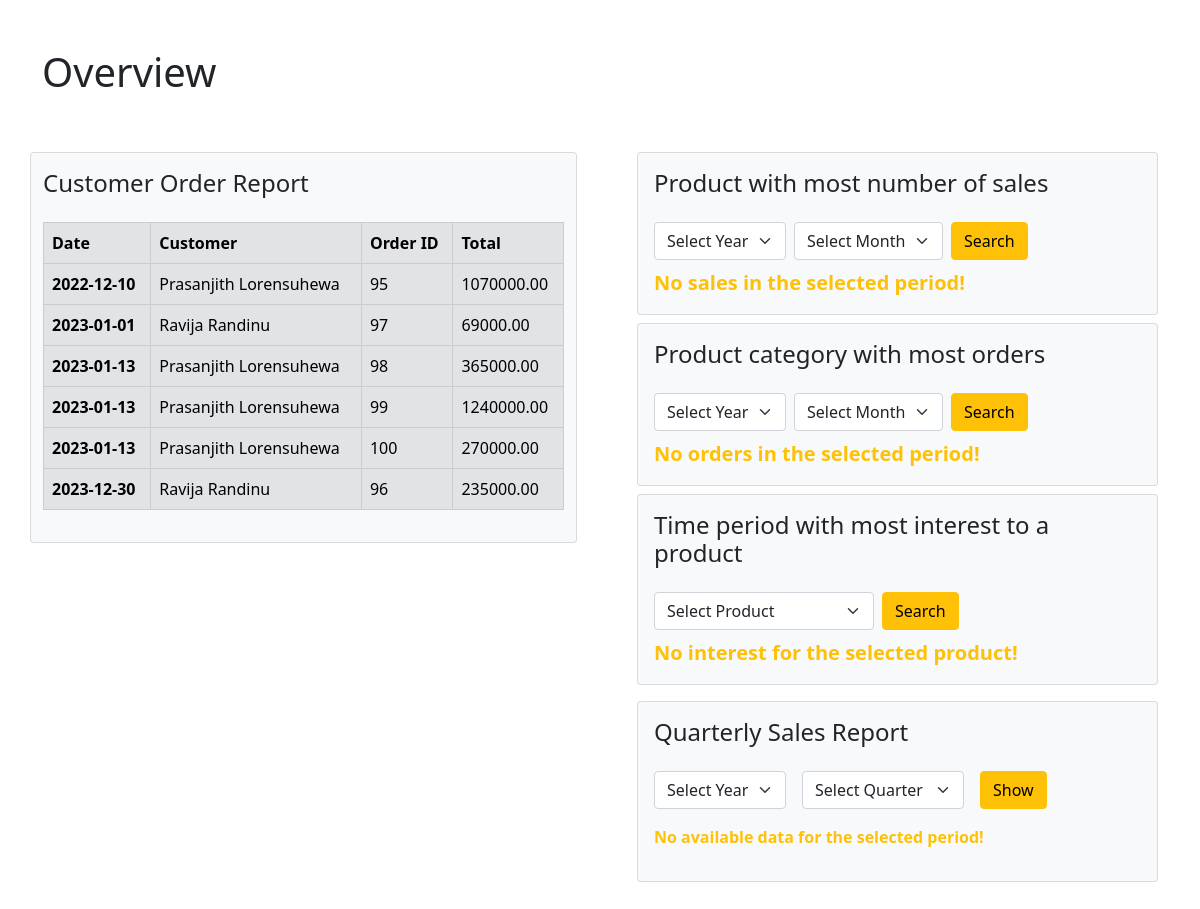
The page /Admin/ReportPage.php on the database its author committed.
### tables this page shows
CREATE TABLE `order` (
  `Order_ID` int NOT NULL AUTO_INCREMENT,
  `Cart_ID` int DEFAULT NULL,
  `Date_Of_Order` date DEFAULT NULL,
  `User_ID` int DEFAULT NULL,
  `Guest_ID` int DEFAULT NULL,
  `Payment_type` varchar(20) DEFAULT NULL,
  `Delivery_type` varchar(20) DEFAULT NULL,
  PRIMARY KEY (`Order_ID`),
  KEY `order_ibfk_1_idx` (`Cart_ID`),
  KEY `order_ibfk_2_idx` (`User_ID`),
  KEY `order_ibfk_3_idx` (`Guest_ID`),
  CONSTRAINT `order_ibfk_1` FOREIGN KEY (`Cart_ID`) REFERENCES `cart` (`Cart_ID`),
  CONSTRAINT `order_ibfk_2` FOREIGN KEY (`User_ID`) REFERENCES `user` (`User_ID`),
  CONSTRAINT `order_ibfk_3` FOREIGN KEY (`Guest_ID`) REFERENCES `guest` (`Guest_ID`)
);

CREATE TABLE `user` (
  `User_ID` int NOT NULL AUTO_INCREMENT,
  `User_Name` varchar(20) DEFAULT NULL,
  `Password` varchar(255) DEFAULT NULL,
  `First_Name` varchar(20) DEFAULT NULL,
  `Last_Name` varchar(20) DEFAULT NULL,
  `Telephone_No` varchar(10) DEFAULT NULL,
  `Street_Address` varchar(50) DEFAULT NULL,
  `City` varchar(20) DEFAULT NULL,
  PRIMARY KEY (`User_ID`)
);

CREATE TABLE `cart` (
  `Cart_ID` int NOT NULL AUTO_INCREMENT,
  `User_ID` int DEFAULT NULL,
  `Guest_ID` int DEFAULT NULL,
  `Total_Value` decimal(10,2) DEFAULT NULL,
  PRIMARY KEY (`Cart_ID`),
  KEY `Guest_ID` (`Guest_ID`),
  KEY `cart_ibfk_2_idx` (`User_ID`),
  CONSTRAINT `cart_ibfk_1` FOREIGN KEY (`Guest_ID`) REFERENCES `guest` (`Guest_ID`),
  CONSTRAINT `cart_ibfk_2` FOREIGN KEY (`User_ID`) REFERENCES `user` (`User_ID`)
);

### Admin/ReportPage.php (the view, shortened to what this page needs)
<?php include('../Database/DatabaseConnection.php'); ?>
<?php
$months = [
  1 => 'January',
  2 => 'February',
  3 => 'March',
  4 => 'April',
  5 => 'May',
  6 => 'June',
  7 => 'July',
  8 => 'August',
  9 => 'September',
  10 => 'October',
  11 => 'November',
  12 => 'December',
];
?>
<?php
$sql = 'SELECT Order_ID,Date_Of_Order,First_Name,Last_Name,Total_Value FROM `order`,`user`,`cart` WHERE `order`.User_ID = `user`.User_ID AND `order`.Cart_ID = `cart`.Cart_ID AND `order`.Guest_ID IS NULL ORDER BY Date_of_Order;';
$result = mysqli_query($adminconnection, $sql);
$customer_order_report = mysqli_fetch_all($result, MYSQLI_ASSOC);
$sql = 'SELECT Product_ID,Title FROM `product`;';
$result = mysqli_query($adminconnection, $sql);
$products = mysqli_fetch_all($result, MYSQLI_ASSOC);
$products_dict = [];
foreach ($products as $product) {
  $products_dict[$product['Product_ID']] = $product['Title'];
}
$show_set = false;
$sales_report  = array();
$sum_Quantity = $sum_Total = 0;
if (empty($sales_report)) {
  $show_set = false;
}
$year1 = $month1 = '';
$search1_set = false;
$sql = $adminconnection->prepare("select Title from product where Product_ID in(
    select Product_ID from product_variant as pv inner join(
    select Variant_ID,sum(Quantity) as q from `cart_item` where Cart_ID in(
    select Cart_ID from `order` where year(Date_Of_Order) = ? and month(Date_Of_Order) = ?
    ) group by Variant_ID order by q desc limit 1)
    as v on pv.Variant_ID = v.Variant_ID);");
$sql->bind_param("ss", $year1, $month1);
$sql->execute();
$result = $sql->get_result();
$product  = $result->fetch_assoc();
if (empty($product)) {
  $search1_set = false;
}
$year2 = $month2 = '';
$search2_set = false;
$sql = $adminconnection->prepare("select Category_Name from `category` as c inner join(
    select Category_ID,sum(Quantity) as q from `cart_item`,`product_variant`,`product`
    where `cart_item`.Variant_ID = `product_variant`.Variant_ID
    and `product_variant`.Product_ID = `product`.Product_ID
    and Cart_ID in(
      select Cart_ID from `order`
        where year(Date_Of_Order) = ? and month(Date_Of_Order) = ?
    ) group by Category_ID order by q desc limit 1)
    as cid on cid.Category_ID = c.Category_ID;");
$sql->bind_param("ss", $year2, $month2);
$sql->execute();
$result = $sql->get_result();
$category  = $result->fetch_assoc();
if (empty($category)) {
  $search2_set = false;
}
$selected_product = '';
$search3_set = false;
$sql = $adminconnection->prepare("select count(Date_Of_Order) as count,
  year(Date_Of_Order) as year,
  month(Date_Of_Order) as month,
  extract(year_month from Date_Of_Order) as period
  from `order` where Cart_ID in(
    select Cart_ID from `cart_item` where Variant_ID in(
      select Variant_ID from `product_variant` where Product_ID = ?)
  ) group by period order by count desc limit 1;");
$sql->bind_param("s", $selected_product);
$sql->execute();
$result = $sql->get_result();
$time  = $result->fetch_assoc();
if (empty($time)) {
  $search3_set = false;
}
?>
<!DOCTYPE html>
<html lang="en">
<head>
  <link href="https://cdn.jsdelivr.net/npm/bootstrap@5.0.2/dist/css/bootstrap.min.css" rel="stylesheet">
</head>
<body>
  <div class="container mt-5">
    <div class="h1 text-start pb-5">Overview</div>
    <div class="row align-items-start gap-5 justify-content-between mb-5">
      <div class="col card text-black bg-light py-3">
        <div class="h4 caption-top text-start mb-4">Customer Order Report</div>
        <table class="table caption-top table-secondary table-bordered">
          <thead>
            <tr>
              <th scope="col">Date</th>
              <th scope="col">Customer</th>
              <th scope="col">Order ID</th>
              <th scope="col">Total</th>
            </tr>
          </thead>
          <tbody>
            <?php foreach ($customer_order_report as $report) : ?>
              <tr>
                <th><?php echo $report['Date_Of_Order']; ?></th>
                <td><?php echo $report['First_Name'] . ' ' . $report['Last_Name']; ?></td>
                <td><?php echo $report['Order_ID']; ?></td>
                <td><?php echo $report['Total_Value']; ?></td>
              </tr>
            <?php endforeach; ?>
          </tbody>
        </table>
      </div>
      <div class="col">
        <div class="d-flex flex-column bd-highlight  text-start lead gap-2">
          <div class="p-3 bd-highlight card bg-light text-black d-flex flex-column gap-2">
            <div class="h4 mb-3">Product with most number of sales</div>
            <form class="form-inline" method="POST">
              <div class="d-flex flex-row gap-2">
                <div class="form-group">
                  <select class="form-select form-control" aria-label="Default select example" name="year1">
                    <option selected disabled>Select Year</option>
                  </select>
                </div>
                <div class="form-group">
                  <select class="form-select form-control" aria-label="Default select example" name="month1">
                    <option selected disabled>Select Month</option>
                  </select>
                </div>
                <div class="form-group">
                  <button class="btn btn-warning" name="search1">Search</button>
                </div>
              </div>
            </form>
            <div>
              <?php if ($search1_set) : ?>
                <span><?php echo "$year1 $months[$month1] :" ?></span>
                <span class="text-warning fw-bold"><?php echo $product['Title']; ?></span>
              <?php else : ?>
                <span class="text-warning fw-bold"><?php echo 'No sales in the selected period!'; ?><span>
                  <?php endif; ?>
            </div>
          </div>
          <div class="d-flex flex-column bd-highlight mb-3 text-start lead gap-2">
            <div class="p-3 bd-highlight card bg-light text-black d-flex flex-column gap-2">
              <div class="h4 mb-3">Product category with most orders</div>
              <form class="form-inline" method="POST">
                <div class="d-flex flex-row gap-2">
                  <div class="form-group">
                    <select class="form-select form-control" aria-label="Default select example" name="year2">
                      <option selected disabled>Select Year</option>
                    </select>
                  </div>
                  <div class="form-group">
                    <select class="form-select form-control" aria-label="Default select example" name="month2">
                      <option selected disabled>Select Month</option>
                    </select>
                  </div>
                  <div class="form-group">
                    <button class="btn btn-warning" name="search2">Search</button>
                  </div>
                </div>
              </form>
              <div>
                <?php if ($search2_set) : ?>
                  <span><?php echo "$year2 $months[$month2] :" ?></span>
                  <span class="text-warning fw-bold"><?php echo $category['Category_Name']; ?></span>
                <?php else : ?>
                  <span class="text-warning fw-bold"><?php echo 'No orders in the selected period!'; ?><span>
                    <?php endif; ?>
              </div>
            </div>
            <div class="p-3 bd-highlight card bg-light text-black d-flex flex-column gap-2">
              <div class="h4 mb-3">Time period with most interest to a product</div>
              <form class="form-inline" method="POST">
                <div class="d-flex flex-row gap-2">
                  <div class="form-group">
                    <select class="form-select" aria-label="Default select example" name="Product_ID">
                      <option selected disabled>Select Product</option>
                    </select>
                  </div>
                  <div class="form-group">
                    <button class="btn btn-warning" name="search3">Search</button>
                  </div>
                </div>
              </form>
              <div>
                <?php if ($search3_set) : ?>
                  <span><?php echo "{$products_dict[$selected_product]} :" ?></span>
                  <span class="text-warning fw-bold"><?php echo "{$time['year']} {$months[$time['month']]}"; ?></span>
                <?php else : ?>
                  <span class="text-warning fw-bold"><?php echo 'No interest for the selected product!'; ?><span>
                    <?php endif; ?>
              </div>
            </div>
          </div>
        </div>
        <div class="card text-black p-3 bg-light">
          <div class="h4 caption-top text-start mb-4">Quarterly Sales Report</div>
          <table class="table caption-top table-secondary table-bordered">
            <div class="d-flex flex-row">
              <form class="form-inline" method="POST">
                <div class="d-flex gap-3">
                  <div class="form-group">
                    <select class="form-select mb-3" aria-label="Default select example" name="year">
                      <option selected disabled>Select Year</option>
                    </select>
                  </div>
                  <div class="form-group">
                    <select class="form-select mb-3" aria-label="Default select example" name="quarter">
                      <option selected disabled>Select Quarter</option>
                    </select>
                  </div>
                </div>
                <div class="ms-3" class="form-group">
                  <button class="btn btn-warning" name="show">Show</button>
                </div>
              </form>
            </div>
            <?php if ($show_set) : ?>
              <thead>
                <tr>
                  <th scope="col">Product</th>
                  <th scope="col">Quantity</th>
                  <th scope="col">Total</th>
                </tr>
              </thead>
              <tbody>
                <?php foreach ($sales_report as $record) : ?>
                  <tr>
                    <td><?php echo $record['Title']; ?></td>
                    <td><?php echo $record['Quantity']; ?></td>
                    <td><?php echo $record['Total']; ?></td>
                  </tr>
                <?php endforeach; ?>
                <tr>
                  <th>Total</th>
                  <th><?php echo $sum_Quantity; ?></th>
                  <th><?php echo number_format((float)$sum_Total, 2, '.', ''); ?></th>
                </tr>
              </tbody>
            <?php else : ?>
              <span class="text-warning fw-bold"><?php echo 'No available data for the selected period!'; ?><span>
                <?php endif; ?>
          </table>
        </div>
      </div>
    </div>
</body>
</html>

### rows shown on the page
order: Date_Of_Order "2022-12-10", User_ID.First_Name "Prasanjith", User_ID.Last_Name "Lorensuhewa", Order_ID "95", Cart_ID.Total_Value "1070000.00"
order: Date_Of_Order "2023-01-01", User_ID.First_Name "Ravija", User_ID.Last_Name "Randinu", Order_ID "97", Cart_ID.Total_Value "69000.00"
order: Date_Of_Order "2023-01-13", User_ID.First_Name "Prasanjith", User_ID.Last_Name "Lorensuhewa", Order_ID "98", Cart_ID.Total_Value "365000.00"
order: Date_Of_Order "2023-01-13", User_ID.First_Name "Prasanjith", User_ID.Last_Name "Lorensuhewa", Order_ID "99", Cart_ID.Total_Value "1240000.00"
order: Date_Of_Order "2023-01-13", User_ID.First_Name "Prasanjith", User_ID.Last_Name "Lorensuhewa", Order_ID "100", Cart_ID.Total_Value "270000.00"
order: Date_Of_Order "2023-12-30", User_ID.First_Name "Ravija", User_ID.Last_Name "Randinu", Order_ID "96", Cart_ID.Total_Value "235000.00"
